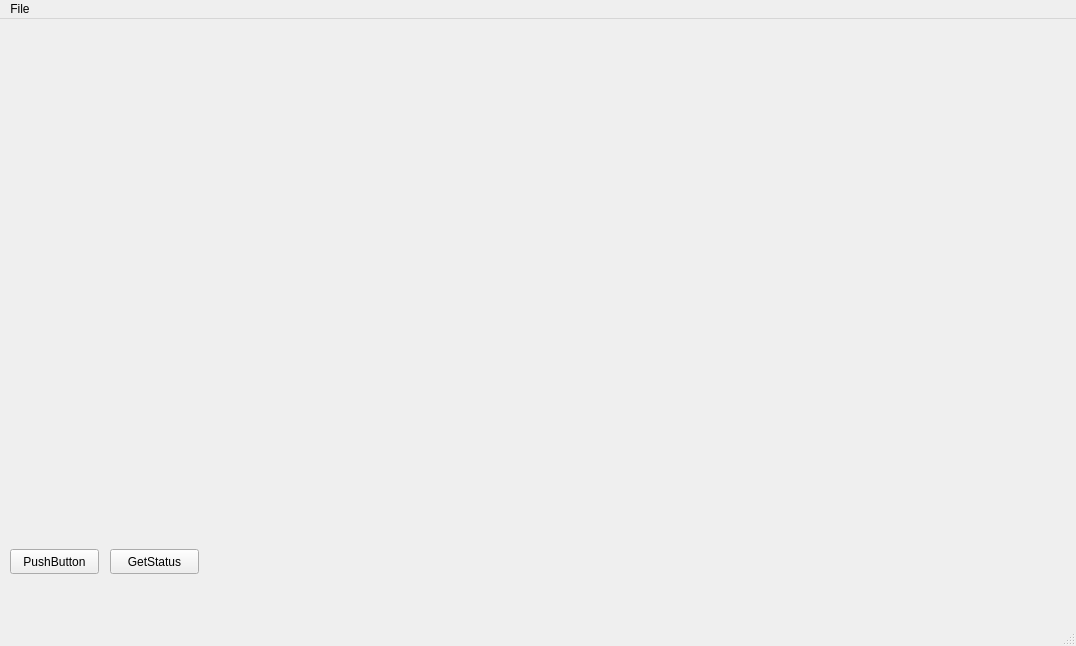
<?xml version="1.0" encoding="UTF-8"?>
<ui version="4.0">
 <class>MainWindow</class>
 <widget class="QMainWindow" name="MainWindow">
  <property name="geometry">
   <rect>
    <x>0</x>
    <y>0</y>
    <width>1076</width>
    <height>646</height>
   </rect>
  </property>
  <property name="windowTitle">
   <string>MainWindow</string>
  </property>
  <widget class="QWidget" name="centralwidget">
   <widget class="QPushButton" name="mSettingsButton">
    <property name="geometry">
     <rect>
      <x>10</x>
      <y>530</y>
      <width>89</width>
      <height>25</height>
     </rect>
    </property>
    <property name="text">
     <string>PushButton</string>
    </property>
   </widget>
   <widget class="QPushButton" name="pushButton">
    <property name="geometry">
     <rect>
      <x>110</x>
      <y>530</y>
      <width>89</width>
      <height>25</height>
     </rect>
    </property>
    <property name="text">
     <string>GetStatus</string>
    </property>
   </widget>
   <widget class="QWidget" name="gridLayoutWidget">
    <property name="geometry">
     <rect>
      <x>9</x>
      <y>9</y>
      <width>691</width>
      <height>511</height>
     </rect>
    </property>
    <layout class="QGridLayout" name="gridLayout">
     <property name="sizeConstraint">
      <enum>QLayout::SizeConstraint::SetDefaultConstraint</enum>
     </property>
    </layout>
   </widget>
  </widget>
  <widget class="QMenuBar" name="menubar">
   <property name="geometry">
    <rect>
     <x>0</x>
     <y>0</y>
     <width>1076</width>
     <height>22</height>
    </rect>
   </property>
   <widget class="QMenu" name="menuFile">
    <property name="title">
     <string>File</string>
    </property>
    <addaction name="actionSettings"/>
    <addaction name="separator"/>
    <addaction name="actionExit"/>
   </widget>
   <addaction name="menuFile"/>
  </widget>
  <widget class="QStatusBar" name="statusbar"/>
  <action name="actionExit">
   <property name="text">
    <string>E&amp;xit</string>
   </property>
  </action>
  <action name="actionSettings">
   <property name="text">
    <string>&amp;Settings</string>
   </property>
   <property name="toolTip">
    <string>Settings</string>
   </property>
  </action>
 </widget>
 <resources/>
 <connections>
  <connection>
   <sender>actionExit</sender>
   <signal>triggered()</signal>
   <receiver>MainWindow</receiver>
   <slot>close()</slot>
   <hints>
    <hint type="sourcelabel">
     <x>-1</x>
     <y>-1</y>
    </hint>
    <hint type="destinationlabel">
     <x>537</x>
     <y>322</y>
    </hint>
   </hints>
  </connection>
 </connections>
</ui>
